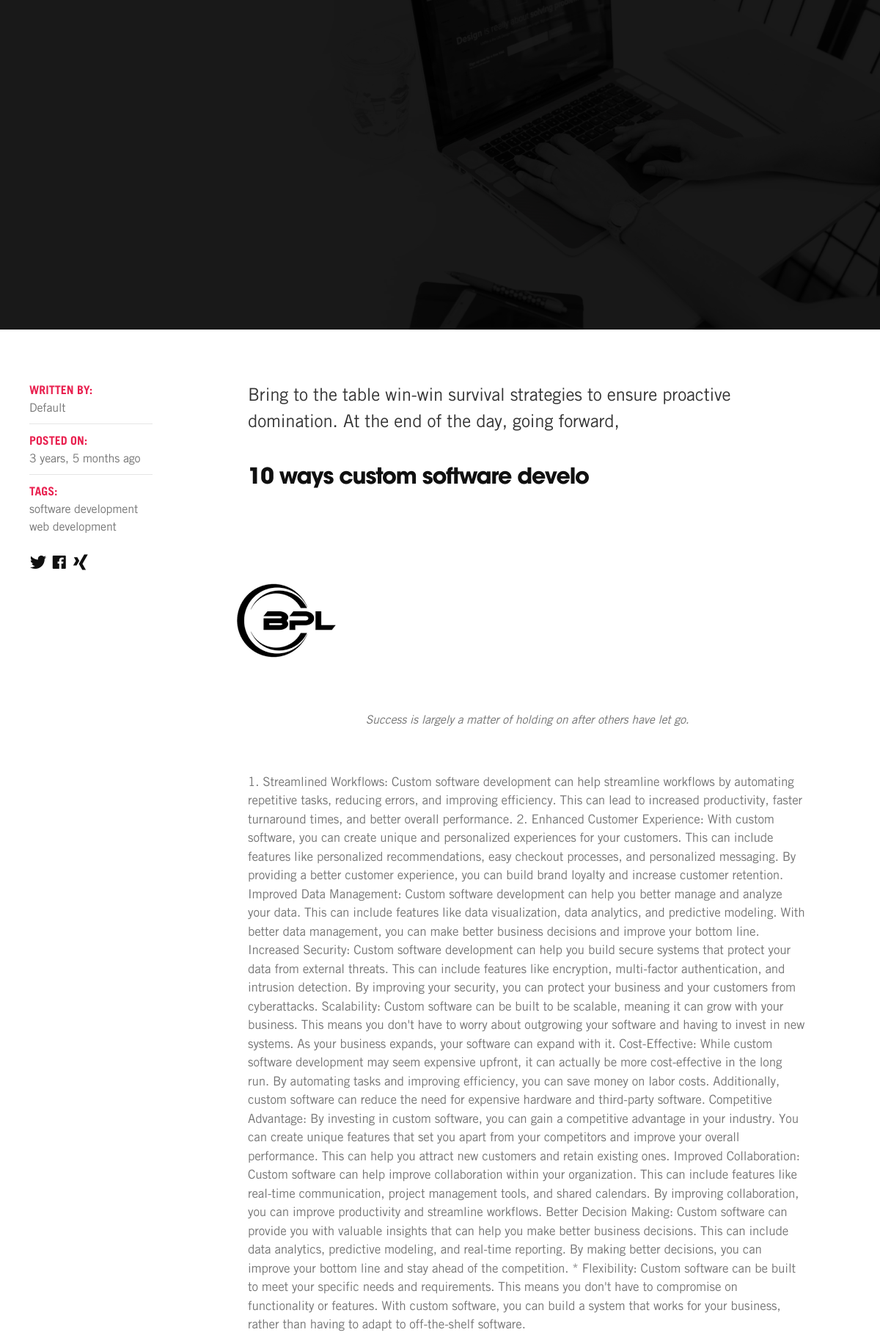
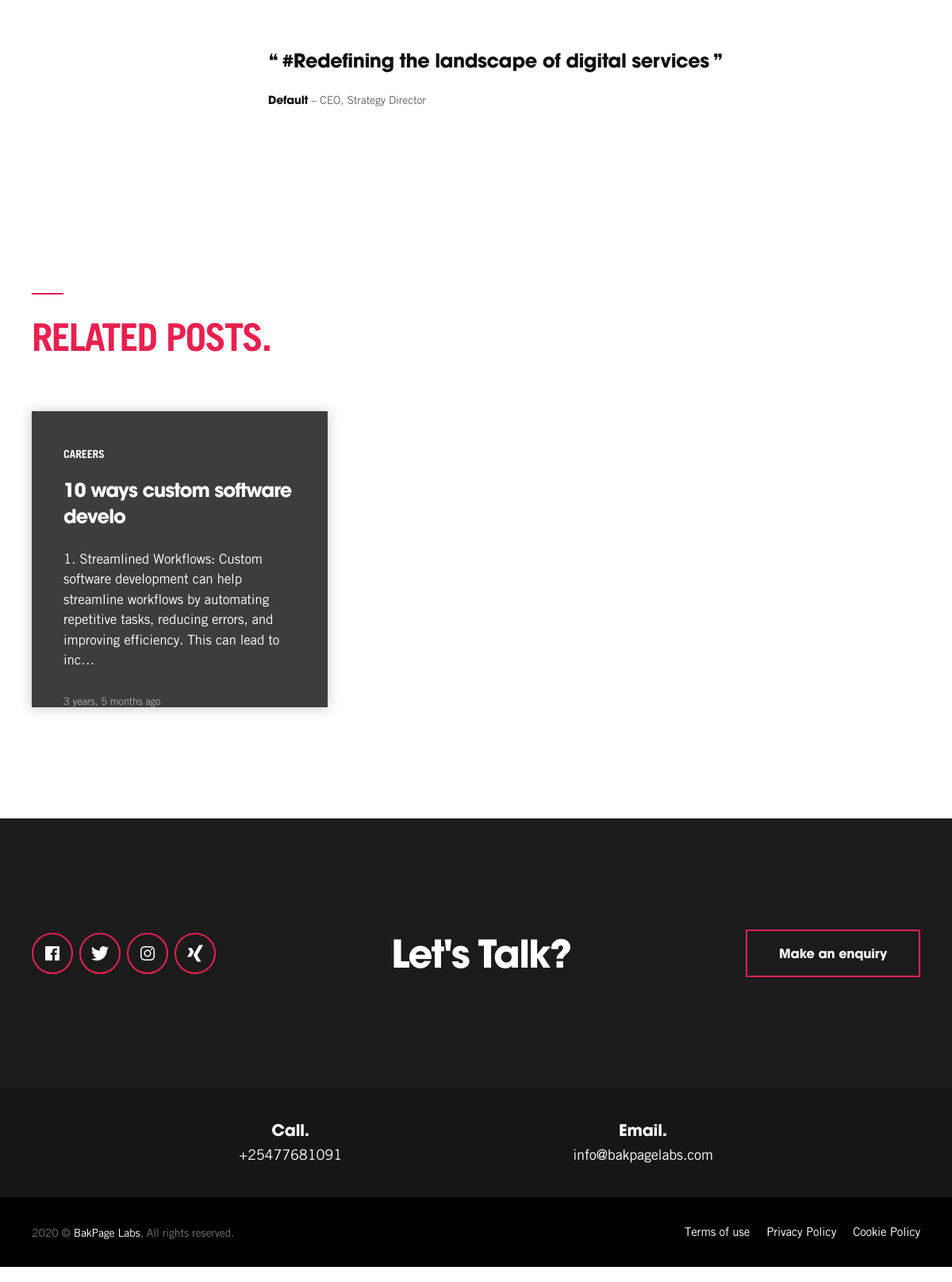
The page /blog/software-dev/ on the database its author committed (2 pictures, top to bottom).
### website/models.py (models this page shows, shortened)
class Blog(models.Model):
    title = models.CharField(max_length=300)
    author = models.CharField(max_length=300)
    created_at = models.DateTimeField(auto_now_add=True)
    image = models.ImageField()
    text = MarkdownxField()
    quote = MarkdownxField()
    slug = models.SlugField()
    tags = TaggableManager()
    def formatted_markdown(self):
        return markdownify(self.text)

### website/views.py (the view)
# urls.py: path("blog/<slug>/", BlogDetailView.as_view(), name="blog"),
class BlogDetailView(DetailView):
    model = Blog
    template_name = "blog-single.html"
    def get_context_data(self, **kwargs):
        context = super().get_context_data(**kwargs)
        context['blog_list'] = Blog.objects.all()
        return context

### templates/blog-single.html (shortened to what this page needs)
{% extends 'base.html' %}
{% load static humanize%}
{% load crispy_forms_tags %}
{% block content %}
<body class="page-template page-template-full single single-post">
    <div class="pr__wrapper" id="site-wrapper">
        <div class="pr__hero__wrap pr__dark" style="background-image: url('../static/assets/images/hero_03.jpg');"
            data-uk-parallax="bgy: -200" id="site-hero">
            {% include 'partials/header.html' %}
            <section class="pr__hero uk-section" id="pr__hero">
                <div class="uk-container">
                    <div class="section-inner">
                        <div class="hero-content">
                        </div>
                    </div>
                </div>
            </section>
        </div>
        <div class="pr__content" id="site-content">
            <div class="pr__primary uk-section uk-section-medium" id="site-primary">
                <div class="outer">
                    <div class="uk-container uk-position-relative">
                        <div class="inner uk-grid uk-grid-large uk-grid-match" data-uk-grid="">
                            <div class="uk-width-expand">
                                <main class="pr__main" id="site-main">
                                    <article class="uk-article post type-post single-post">
                                        <div class="outer uk-grid uk-grid-large uk-flex" data-uk-grid="">
                                            <div class="inner uk-width-expand">
                                                <div class="entry-body">
                                                    <p class="uk-text-lead">Bring to the table win-win survival
                                                        strategies to ensure proactive domination. At the end of the
                                                        day, going forward,
                                                    </p>
                                                    <h3 class="uk-h3">{{object.title}}</h3>
                                                    <figure class="wp-caption aligncenter" data-uk-lightbox="">
                                                        <a href="{{object.image.url}}">
                                                            <img src="{{object.image.url}}"
                                                                alt="Improving User Experience and Website Performance with Progressive JPEGs"></a>
                                                        <figcaption class="wp-caption-text">Success is largely a matter
                                                            of holding on after others have let go.</figcaption>
                                                    </figure>
                                                    <p>{{object.text|safe}}</p>
                                                    <br>
                                                    <blockquote class="uk-text-left">
                                                        <p>{{object.quote}}</p>
                                                        <footer><strong>{{object.author}}</strong> – CEO, Strategy
                                                            Director
                                                        </footer>
                                                    </blockquote>
                                                </div>
                                            </div>
                                            <div class="pr__entry__sidebar uk-width-1-5@l uk-flex-first@l">
                                                <div class="pr__entry__meta pr__vr">
                                                    <ul class="content uk-list uk-list-divider">
                                                        <li class="author">
                                                            <strong>Written by:</strong>
                                                            <span>{{object.author}}</span>
                                                        </li>
                                                        <li class="date">
                                                            <strong>Posted on:</strong>
                                                            <span>{{object.created_at|naturaltime}}</span>
                                                        </li>
                                                        <li class="category">
                                                            <strong>Tags:</strong>
                                                            {% for tag in object.tags.all %}
                                                            <span><a href="#">{{ tag.name }}</a></span>
                                                            {% endfor %}
                                                        </li>
                                                    </ul>
                                                </div>
                                                <div class="pr__entry__share pr__small">
                                                    <a href="#" data-uk-tooltip="Share on Twitter"><i
                                                            class="icon pr-logo-twitter"></i></a>
                                                    <a href="#" data-uk-tooltip="Share on Facebook"><i
                                                            class="icon pr-logo-facebook"></i></a>
                                                    <a href="#" data-uk-tooltip="Share on Xing"><i
                                                            class="icon pr-logo-xing"></i></a>
                                                </div>
                                            </div>
                                        </div>
                                    </article>
                                </main>
                            </div>
                        </div>
                    </div>
                </div>
            </div>
            <section class="pr__blog pr__section section-slider uk-section uk-section-large uk-section-default"
                id="pr__blog">
                <div class="section-outer">
                    <div class="section-heading">
                        <div class="uk-container">
                            <div class="inner">
                                <div>
                                    <hr class="line pr__hr__secondary">
                                    <h2 class="title uk-h3 pr__heading__secondary">Related Posts.</h2>
                                </div>
                            </div>
                        </div>
                    </div>
                    <div class="section-inner">
                        <div class="uk-container">
                            <div class="blog-listing style-two blog-slider uk-grid uk-grid-collapse uk-child-width-1-3@m"
                                data-uk-grid="">
                                {% for object in blog_list%}
                                <div class="item">
                                    <article class="post type-post active">
                                        <div class="outer">
                                            <div class="featured-image">
                                                <div class="image pr__image__cover" data-src="{{object.image.url}}"
                                                    data-uk-img=""></div>
                                            </div>
                                            <div class="inner">
                                                <div class="top">
                                                    <a class="category" href="#">Careers</a>
                                                    <h3 class="title uk-h4"><a href="#">{{object.title}}</a></h3>
                                                    <p class="description">{{object.text|truncatechars:180}}</p>
                                                    <a href="#" class="link"></a>
                                                </div>
                                                <div class="bottom">
                                                    <ul class="meta">
                                                        <li class="meta-date">{{object.created_at|naturaltime}}</li>
                                                    </ul>
                                                </div>
                                            </div>
                                        </div>
                                    </article>
                                </div>
                                {%endfor%}
                            </div>
                        </div>
                    </div>
                </div>
            </section>
        </div>
        {% include 'partials/footer.html'%}
    </div>
</body>
{% endblock %}

### rows shown on the page
Blog: title "10 ways custom software develo", image (picture), text "1. Streamlined Workflows: Custom software development can help streamline workflows by automating repetitive tasks, reducing errors, and improving efficiency. This can lead to increased productivity, faster turnaround times, and better overall performance. 2. Enhanced Customer Experience: With custom software, you can create unique and personalized experiences for your customers. This can include features like personalized recommendations, easy checkout processes, and personalized messaging. By providing a better customer experience, you can build brand loyalty and increase customer retention. Improved Data Management: Custom software development can help you better manage and analyze your…", quote "#Redefining the landscape of digital services", author "Default", created_at "3 years, 5 months ago", text "1. Streamlined Workflows: Custom software development can help streamline workflows by automating repetitive tasks, reducing errors, and improving efficiency. This can lead to inc…"
Tag: name "software development"
Tag: name "web development"
